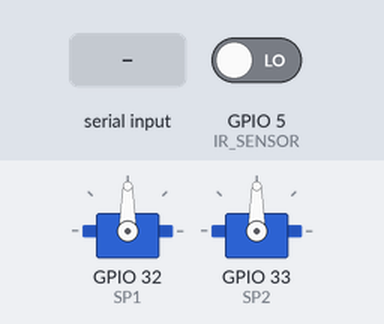
Recording of a sketch running on a simulated ESP32. Shown: 2 × servo. The inputs (shaded band) are chosen by the test bench; at power-on: GPIO 5 (IR_SENSOR) LOW. What the sketch prints to the serial monitor is not drawn.

Above: at 1.2 s.
1.3 s: "m" received over Serial
At 2.55 s:
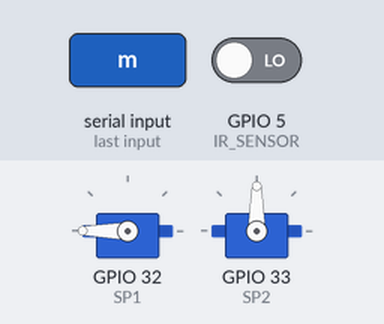
At 3.4 s:
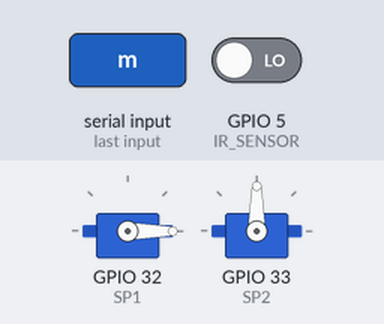
Timing chart, 0 to 4.9 s (numbered marks = the images above; inputs shaded):
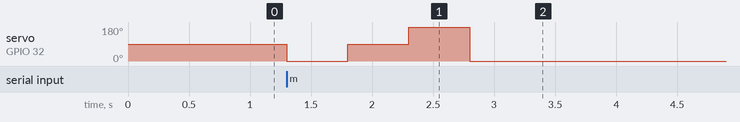

Measured:
- after the input at 1.3 s, servo on GPIO 32 (SP1): 90° → 0° at once, → 90° 0.50 s later, → 180° 0.50 s later, → 0° 0.50 s later

The sketch:

multi_IR_servo.ino
```cpp
//IRセンサーとservoのマルチ処理
#include <ESP32Servo.h>

#define SP1 32
#define SP2 33

Servo myServo1;
Servo myServo2;

byte val = 0;

const int IR_SENSOR = 5;  // 赤外線センサ
const int LED = 12;       // LED
byte lastSt = 0xFF;       // 前回赤外線センサ状態
byte fixedSt = 0xFF;      // 確定赤外線センサ状態
unsigned long smpltmr = 0;  // サンプル時間

TaskHandle_t thp[1];//マルチスレッドのタスクハンドル格納用
volatile bool stopServos = false; // サーボモーターの動作を制御するフラグ

void setup() {
  Serial.begin(115200);
  myServo1.attach(SP1);
  myServo2.attach(SP2);
  pinMode(IR_SENSOR, INPUT);

  // タスクの作成
  xTaskCreatePinnedToCore(IRTask, "IRTask", 4096, NULL, 3, &thp[0], 0);
}

void loop() {
  if (Serial.available() > 0) { // もしJetson側から命令が来ていたら
    val = Serial.read();

    if (val == 'm' && !stopServos) { // Jetsonから面命令、かつサーボが停止指示されていない場合
      myServo1.write(0);
      delay(500);
      myServo1.write(90);
      delay(500);
      myServo1.write(180);
      delay(500);
      myServo1.write(0);
      delay(500);
    }
  }
}

void IRTask(void *args) {
  while (1) {
    if (millis() - smpltmr >= 40) {
      smpltmr = millis();

      byte st = digitalRead(IR_SENSOR);
      if (st == lastSt) {
        if (st != fixedSt) {
          fixedSt = st;
          st = (~st) & 0x01;
          Serial.print("Sensor:");
          Serial.println(st);
/*
          // センサーが1の場合、サーボを停止する
          if (st == 1) {
            stopServos = true;
            myServo1.detach();
            myServo2.detach();
          } else {
            stopServos = false;
            myServo1.attach(SP1);
            myServo2.attach(SP2);
          }
          */
        }
      }
      lastSt = st;
    }
    vTaskDelay(1); // タスクの一時停止
  }
}
```
